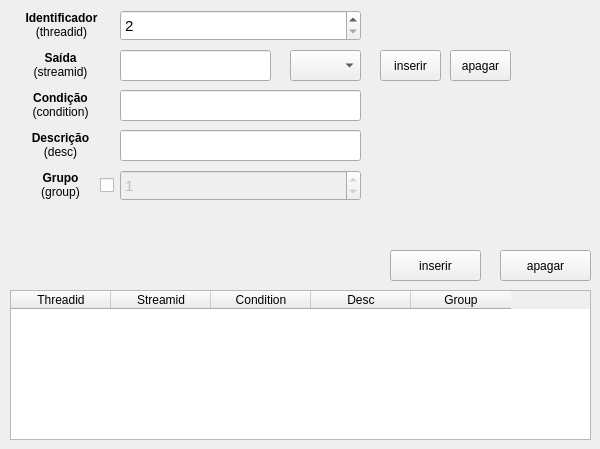
   <widget class="QWidget" name="tab_10">
    <attribute name="title">
     <string>Informação (info)</string>
    </attribute>
    <widget class="QLabel" name="info_threadid_label">
     <property name="geometry">
      <rect>
       <x>21</x>
       <y>10</y>
       <width>81</width>
       <height>31</height>
      </rect>
     </property>
     <property name="text">
      <string>&lt;html&gt;&lt;head/&gt;&lt;body&gt;&lt;p align=&quot;center&quot;&gt;&lt;span style=&quot; font-weight:600;&quot;&gt;Identificador&lt;/span&gt;&lt;br/&gt;(threadid)&lt;/p&gt;&lt;/body&gt;&lt;/html&gt;</string>
     </property>
    </widget>
    <widget class="QLabel" name="info_group_label">
     <property name="geometry">
      <rect>
       <x>37</x>
       <y>170</y>
       <width>47</width>
       <height>31</height>
      </rect>
     </property>
     <property name="text">
      <string>&lt;html&gt;&lt;head/&gt;&lt;body&gt;&lt;p align=&quot;center&quot;&gt;&lt;span style=&quot; font-weight:600;&quot;&gt;Grupo&lt;br/&gt;&lt;/span&gt;(group)&lt;/p&gt;&lt;/body&gt;&lt;/html&gt;</string>
     </property>
    </widget>
    <widget class="QLabel" name="info_streamid_label">
     <property name="geometry">
      <rect>
       <x>30</x>
       <y>50</y>
       <width>61</width>
       <height>31</height>
      </rect>
     </property>
     <property name="text">
      <string>&lt;html&gt;&lt;head/&gt;&lt;body&gt;&lt;p align=&quot;center&quot;&gt;&lt;span style=&quot; font-weight:600;&quot;&gt;Saída&lt;/span&gt;&lt;br/&gt;(streamid)&lt;/p&gt;&lt;/body&gt;&lt;/html&gt;</string>
     </property>
    </widget>
    <widget class="QLabel" name="info_condition_label">
     <property name="geometry">
      <rect>
       <x>30</x>
       <y>90</y>
       <width>61</width>
       <height>31</height>
      </rect>
     </property>
     <property name="text">
      <string>&lt;html&gt;&lt;head/&gt;&lt;body&gt;&lt;p align=&quot;center&quot;&gt;&lt;span style=&quot; font-weight:600;&quot;&gt;Condição&lt;br/&gt;&lt;/span&gt;(condition)&lt;/p&gt;&lt;/body&gt;&lt;/html&gt;</string>
     </property>
    </widget>
    <widget class="QPushButton" name="info_inserir_bt">
     <property name="geometry">
      <rect>
       <x>390</x>
       <y>250</y>
       <width>91</width>
       <height>31</height>
      </rect>
     </property>
     <property name="text">
      <string>inserir</string>
     </property>
    </widget>
    <widget class="QLineEdit" name="info_desc_edit">
     <property name="geometry">
      <rect>
       <x>120</x>
       <y>130</y>
       <width>241</width>
       <height>31</height>
      </rect>
     </property>
     <property name="font">
      <font>
       <pointsize>11</pointsize>
      </font>
     </property>
    </widget>
    <widget class="QLineEdit" name="info_condition_edit">
     <property name="geometry">
      <rect>
       <x>120</x>
       <y>90</y>
       <width>241</width>
       <height>31</height>
      </rect>
     </property>
     <property name="font">
      <font>
       <pointsize>11</pointsize>
      </font>
     </property>
    </widget>
    <widget class="QLabel" name="info_desc_label">
     <property name="geometry">
      <rect>
       <x>25</x>
       <y>130</y>
       <width>71</width>
       <height>31</height>
      </rect>
     </property>
     <property name="text">
      <string>&lt;html&gt;&lt;head/&gt;&lt;body&gt;&lt;p align=&quot;center&quot;&gt;&lt;span style=&quot; font-weight:600;&quot;&gt;Descrição&lt;br/&gt;&lt;/span&gt;(desc)&lt;/p&gt;&lt;/body&gt;&lt;/html&gt;</string>
     </property>
    </widget>
    <widget class="QCheckBox" name="info_group_check">
     <property name="geometry">
      <rect>
       <x>100</x>
       <y>170</y>
       <width>20</width>
       <height>31</height>
      </rect>
     </property>
     <property name="text">
      <string/>
     </property>
    </widget>
    <widget class="QSpinBox" name="info_threadid_sbox">
     <property name="geometry">
      <rect>
       <x>120</x>
       <y>10</y>
       <width>241</width>
       <height>31</height>
      </rect>
     </property>
     <property name="font">
      <font>
       <pointsize>11</pointsize>
      </font>
     </property>
     <property name="minimum">
      <number>2</number>
     </property>
     <property name="maximum">
      <number>6000</number>
     </property>
     <property name="singleStep">
      <number>1</number>
     </property>
     <property name="value">
      <number>2</number>
     </property>
    </widget>
    <widget class="QSpinBox" name="info_group_sbox">
     <property name="enabled">
      <bool>false</bool>
     </property>
     <property name="geometry">
      <rect>
       <x>120</x>
       <y>170</y>
       <width>241</width>
       <height>31</height>
      </rect>
     </property>
     <property name="font">
      <font>
       <pointsize>11</pointsize>
      </font>
     </property>
     <property name="minimum">
      <number>0</number>
     </property>
     <property name="maximum">
      <number>6000</number>
     </property>
     <property name="singleStep">
      <number>1</number>
     </property>
     <property name="value">
      <number>1</number>
     </property>
    </widget>
    <widget class="QTableWidget" name="info_table">
     <property name="geometry">
      <rect>
       <x>10</x>
       <y>290</y>
       <width>581</width>
       <height>150</height>
      </rect>
     </property>
     <column>
      <property name="text">
       <string>Threadid</string>
      </property>
     </column>
     <column>
      <property name="text">
       <string>Streamid</string>
      </property>
     </column>
     <column>
      <property name="text">
       <string>Condition</string>
      </property>
     </column>
     <column>
      <property name="text">
       <string>Desc</string>
      </property>
     </column>
     <column>
      <property name="text">
       <string>Group</string>
      </property>
     </column>
    </widget>
    <widget class="QPushButton" name="info_apagar_bt">
     <property name="geometry">
      <rect>
       <x>500</x>
       <y>250</y>
       <width>91</width>
       <height>31</height>
      </rect>
     </property>
     <property name="text">
      <string>apagar</string>
     </property>
    </widget>
    <widget class="QComboBox" name="info_streamid_cbox">
     <property name="geometry">
      <rect>
       <x>290</x>
       <y>50</y>
       <width>71</width>
       <height>31</height>
      </rect>
     </property>
     <property name="font">
      <font>
       <pointsize>11</pointsize>
      </font>
     </property>
    </widget>
    <widget class="QPushButton" name="info_apagar_streamid_bt">
     <property name="geometry">
      <rect>
       <x>450</x>
       <y>50</y>
       <width>61</width>
       <height>31</height>
      </rect>
     </property>
     <property name="text">
      <string>apagar</string>
     </property>
    </widget>
    <widget class="QPushButton" name="info_inserir_streamid_bt">
     <property name="geometry">
      <rect>
       <x>380</x>
       <y>50</y>
       <width>61</width>
       <height>31</height>
      </rect>
     </property>
     <property name="text">
      <string>inserir</string>
     </property>
    </widget>
    <widget class="QLineEdit" name="info_streamid_edit">
     <property name="enabled">
      <bool>true</bool>
     </property>
     <property name="geometry">
      <rect>
       <x>120</x>
       <y>50</y>
       <width>151</width>
       <height>31</height>
      </rect>
     </property>
     <property name="font">
      <font>
       <pointsize>11</pointsize>
      </font>
     </property>
     <property name="readOnly">
      <bool>true</bool>
     </property>
    </widget>
   </widget>
